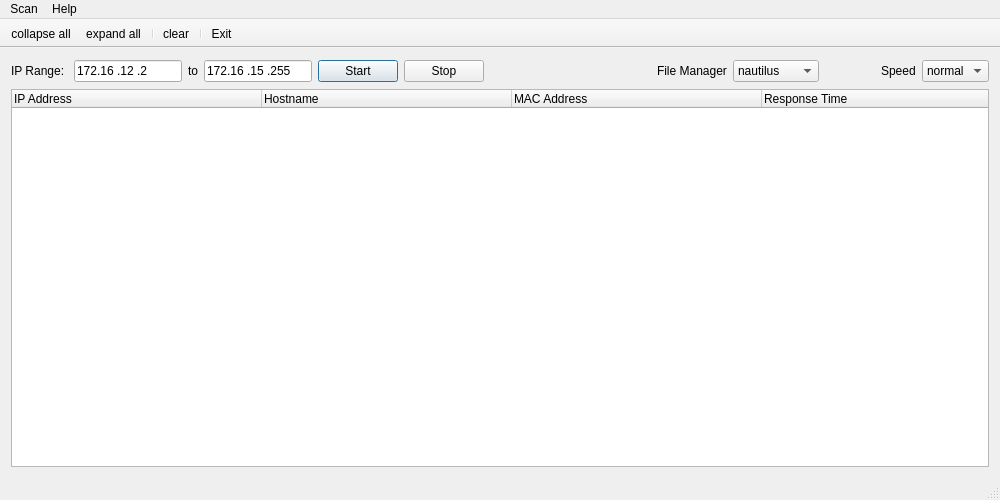
<?xml version="1.0" encoding="UTF-8"?>
<ui version="4.0">
 <class>ShareScanner</class>
 <widget class="QMainWindow" name="ShareScanner">
  <property name="windowModality">
   <enum>Qt::NonModal</enum>
  </property>
  <property name="geometry">
   <rect>
    <x>0</x>
    <y>0</y>
    <width>1000</width>
    <height>500</height>
   </rect>
  </property>
  <property name="minimumSize">
   <size>
    <width>1000</width>
    <height>0</height>
   </size>
  </property>
  <property name="windowTitle">
   <string>ShareScanner</string>
  </property>
  <property name="windowIcon">
   <iconset resource="SSres.qrc">
    <normaloff>:/icons/icons/intranet.png</normaloff>:/icons/icons/intranet.png</iconset>
  </property>
  <property name="autoFillBackground">
   <bool>true</bool>
  </property>
  <property name="toolButtonStyle">
   <enum>Qt::ToolButtonFollowStyle</enum>
  </property>
  <property name="tabShape">
   <enum>QTabWidget::Rounded</enum>
  </property>
  <property name="unifiedTitleAndToolBarOnMac">
   <bool>true</bool>
  </property>
  <widget class="QWidget" name="centralWidget">
   <layout class="QVBoxLayout" name="verticalLayout">
    <item>
     <layout class="QHBoxLayout" name="horizontalLayout">
      <item>
       <widget class="QLabel" name="label">
        <property name="text">
         <string>IP Range: </string>
        </property>
       </widget>
      </item>
      <item>
       <widget class="QLineEdit" name="ip_start">
        <property name="inputMask">
         <string>000.000.000.000; </string>
        </property>
        <property name="text">
         <string>172.16.12.2</string>
        </property>
       </widget>
      </item>
      <item>
       <widget class="QLabel" name="label_2">
        <property name="text">
         <string>to</string>
        </property>
       </widget>
      </item>
      <item>
       <widget class="QLineEdit" name="ip_end">
        <property name="inputMask">
         <string>000.000.000.000; </string>
        </property>
        <property name="text">
         <string>172.16.15.255</string>
        </property>
       </widget>
      </item>
      <item>
       <widget class="QPushButton" name="startButton">
        <property name="autoFillBackground">
         <bool>false</bool>
        </property>
        <property name="text">
         <string>Start</string>
        </property>
        <property name="icon">
         <iconset resource="SSres.qrc">
          <normaloff>:/icons/icons/zmedia-playback-start.png</normaloff>:/icons/icons/zmedia-playback-start.png</iconset>
        </property>
        <property name="iconSize">
         <size>
          <width>20</width>
          <height>20</height>
         </size>
        </property>
        <property name="shortcut">
         <string>Space, Return</string>
        </property>
        <property name="autoDefault">
         <bool>true</bool>
        </property>
        <property name="default">
         <bool>true</bool>
        </property>
       </widget>
      </item>
      <item>
       <widget class="QPushButton" name="stopbutton">
        <property name="text">
         <string>Stop</string>
        </property>
        <property name="icon">
         <iconset resource="SSres.qrc">
          <normaloff>:/icons/icons/zmedia-playback-pause.png</normaloff>:/icons/icons/zmedia-playback-pause.png</iconset>
        </property>
        <property name="iconSize">
         <size>
          <width>20</width>
          <height>20</height>
         </size>
        </property>
       </widget>
      </item>
      <item>
       <spacer name="horizontalSpacer_2">
        <property name="orientation">
         <enum>Qt::Horizontal</enum>
        </property>
        <property name="sizeHint" stdset="0">
         <size>
          <width>13</width>
          <height>24</height>
         </size>
        </property>
       </spacer>
      </item>
      <item>
       <spacer name="horizontalSpacer_3">
        <property name="orientation">
         <enum>Qt::Horizontal</enum>
        </property>
        <property name="sizeHint" stdset="0">
         <size>
          <width>13</width>
          <height>18</height>
         </size>
        </property>
       </spacer>
      </item>
      <item>
       <spacer name="horizontalSpacer">
        <property name="orientation">
         <enum>Qt::Horizontal</enum>
        </property>
        <property name="sizeHint" stdset="0">
         <size>
          <width>40</width>
          <height>20</height>
         </size>
        </property>
       </spacer>
      </item>
      <item>
       <widget class="QLabel" name="label_3">
        <property name="text">
         <string>File Manager</string>
        </property>
       </widget>
      </item>
      <item>
       <widget class="QComboBox" name="chooseFileManager">
        <item>
         <property name="text">
          <string>nautilus</string>
         </property>
        </item>
        <item>
         <property name="text">
          <string>dolphin</string>
         </property>
        </item>
        <item>
         <property name="text">
          <string>konqueror</string>
         </property>
        </item>
       </widget>
      </item>
      <item>
       <spacer name="horizontalSpacer_10">
        <property name="orientation">
         <enum>Qt::Horizontal</enum>
        </property>
        <property name="sizeHint" stdset="0">
         <size>
          <width>40</width>
          <height>20</height>
         </size>
        </property>
       </spacer>
      </item>
      <item>
       <widget class="QLabel" name="label_5">
        <property name="text">
         <string>Speed</string>
        </property>
       </widget>
      </item>
      <item>
       <widget class="QComboBox" name="chooseSpeed">
        <property name="currentIndex">
         <number>1</number>
        </property>
        <item>
         <property name="text">
          <string>fast</string>
         </property>
        </item>
        <item>
         <property name="text">
          <string>normal</string>
         </property>
        </item>
        <item>
         <property name="text">
          <string>slow</string>
         </property>
        </item>
       </widget>
      </item>
     </layout>
    </item>
    <item>
     <widget class="QTreeWidget" name="treeWidget">
      <property name="autoFillBackground">
       <bool>false</bool>
      </property>
      <property name="frameShape">
       <enum>QFrame::StyledPanel</enum>
      </property>
      <property name="frameShadow">
       <enum>QFrame::Sunken</enum>
      </property>
      <property name="verticalScrollBarPolicy">
       <enum>Qt::ScrollBarAsNeeded</enum>
      </property>
      <property name="editTriggers">
       <set>QAbstractItemView::NoEditTriggers</set>
      </property>
      <property name="tabKeyNavigation">
       <bool>true</bool>
      </property>
      <property name="showDropIndicator" stdset="0">
       <bool>true</bool>
      </property>
      <property name="dragEnabled">
       <bool>false</bool>
      </property>
      <property name="alternatingRowColors">
       <bool>true</bool>
      </property>
      <property name="selectionMode">
       <enum>QAbstractItemView::SingleSelection</enum>
      </property>
      <property name="selectionBehavior">
       <enum>QAbstractItemView::SelectRows</enum>
      </property>
      <property name="iconSize">
       <size>
        <width>20</width>
        <height>20</height>
       </size>
      </property>
      <property name="indentation">
       <number>20</number>
      </property>
      <property name="sortingEnabled">
       <bool>false</bool>
      </property>
      <property name="animated">
       <bool>true</bool>
      </property>
      <property name="wordWrap">
       <bool>true</bool>
      </property>
      <property name="headerHidden">
       <bool>false</bool>
      </property>
      <property name="columnCount">
       <number>4</number>
      </property>
      <attribute name="headerCascadingSectionResizes">
       <bool>true</bool>
      </attribute>
      <attribute name="headerDefaultSectionSize">
       <number>250</number>
      </attribute>
      <attribute name="headerHighlightSections">
       <bool>true</bool>
      </attribute>
      <attribute name="headerStretchLastSection">
       <bool>true</bool>
      </attribute>
      <column>
       <property name="text">
        <string>IP Address</string>
       </property>
      </column>
      <column>
       <property name="text">
        <string>Hostname</string>
       </property>
       <property name="font">
        <font>
         <strikeout>false</strikeout>
         <kerning>true</kerning>
        </font>
       </property>
      </column>
      <column>
       <property name="text">
        <string>MAC Address</string>
       </property>
       <property name="font">
        <font>
         <strikeout>false</strikeout>
         <kerning>true</kerning>
        </font>
       </property>
      </column>
      <column>
       <property name="text">
        <string>Response Time</string>
       </property>
       <property name="font">
        <font>
         <underline>false</underline>
         <strikeout>false</strikeout>
        </font>
       </property>
      </column>
     </widget>
    </item>
   </layout>
  </widget>
  <widget class="QMenuBar" name="menuBar">
   <property name="geometry">
    <rect>
     <x>0</x>
     <y>0</y>
     <width>1000</width>
     <height>23</height>
    </rect>
   </property>
   <widget class="QMenu" name="menuScan">
    <property name="title">
     <string>Scan</string>
    </property>
    <addaction name="actionNewScan"/>
    <addaction name="actionStart"/>
    <addaction name="actionStop"/>
    <addaction name="separator"/>
    <addaction name="actionExit"/>
   </widget>
   <widget class="QMenu" name="menuHelp">
    <property name="title">
     <string>Help</string>
    </property>
    <addaction name="separator"/>
    <addaction name="actionAbout"/>
    <addaction name="actionLicense"/>
    <addaction name="separator"/>
    <addaction name="actionCheckUpdate"/>
   </widget>
   <addaction name="menuScan"/>
   <addaction name="menuHelp"/>
  </widget>
  <widget class="QToolBar" name="toolBar">
   <property name="windowTitle">
    <string>toolBar</string>
   </property>
   <property name="movable">
    <bool>false</bool>
   </property>
   <attribute name="toolBarArea">
    <enum>TopToolBarArea</enum>
   </attribute>
   <attribute name="toolBarBreak">
    <bool>false</bool>
   </attribute>
   <addaction name="actionCollapseAll"/>
   <addaction name="actionExpandAll"/>
   <addaction name="separator"/>
   <addaction name="actionClear"/>
   <addaction name="separator"/>
   <addaction name="actionExit"/>
  </widget>
  <widget class="QStatusBar" name="statusBar"/>
  <action name="actionExpandAll">
   <property name="icon">
    <iconset resource="SSres.qrc">
     <normaloff>:/icons/icons/tree_diagramm_new.png</normaloff>:/icons/icons/tree_diagramm_new.png</iconset>
   </property>
   <property name="text">
    <string>expand all</string>
   </property>
  </action>
  <action name="actionClear">
   <property name="icon">
    <iconset resource="SSres.qrc">
     <normaloff>:/icons/icons/gnome_edit_clear.png</normaloff>:/icons/icons/gnome_edit_clear.png</iconset>
   </property>
   <property name="text">
    <string>clear</string>
   </property>
   <property name="toolTip">
    <string>clear</string>
   </property>
  </action>
  <action name="actionCollapseAll">
   <property name="icon">
    <iconset resource="SSres.qrc">
     <normaloff>:/icons/icons/tree_diagramm_delete.png</normaloff>:/icons/icons/tree_diagramm_delete.png</iconset>
   </property>
   <property name="text">
    <string>collapse all</string>
   </property>
  </action>
  <action name="actionNewScan">
   <property name="icon">
    <iconset resource="SSres.qrc">
     <normaloff>:/icons/icons/gnome_edit_clear.png</normaloff>:/icons/icons/gnome_edit_clear.png</iconset>
   </property>
   <property name="text">
    <string>New</string>
   </property>
   <property name="shortcut">
    <string>Ctrl+N</string>
   </property>
   <property name="iconVisibleInMenu">
    <bool>true</bool>
   </property>
  </action>
  <action name="actionExit">
   <property name="icon">
    <iconset resource="SSres.qrc">
     <normaloff>:/icons/icons/edit-delete.png</normaloff>:/icons/icons/edit-delete.png</iconset>
   </property>
   <property name="text">
    <string>Exit</string>
   </property>
   <property name="shortcut">
    <string>Ctrl+Q</string>
   </property>
   <property name="iconVisibleInMenu">
    <bool>true</bool>
   </property>
  </action>
  <action name="actionAbout">
   <property name="icon">
    <iconset resource="SSres.qrc">
     <normaloff>:/icons/icons/user-identity.png</normaloff>:/icons/icons/user-identity.png</iconset>
   </property>
   <property name="text">
    <string>About</string>
   </property>
   <property name="iconVisibleInMenu">
    <bool>true</bool>
   </property>
  </action>
  <action name="actionCheckUpdate">
   <property name="icon">
    <iconset resource="SSres.qrc">
     <normaloff>:/icons/icons/intranet.png</normaloff>:/icons/icons/intranet.png</iconset>
   </property>
   <property name="text">
    <string>Check for an update</string>
   </property>
   <property name="iconVisibleInMenu">
    <bool>true</bool>
   </property>
  </action>
  <action name="actionFind">
   <property name="icon">
    <iconset resource="SSres.qrc">
     <normaloff>:/icons/icons/gtk-find-and-replace.png</normaloff>:/icons/icons/gtk-find-and-replace.png</iconset>
   </property>
   <property name="text">
    <string>find</string>
   </property>
   <property name="shortcut">
    <string>Ctrl+F</string>
   </property>
  </action>
  <action name="actionLicense">
   <property name="text">
    <string>License</string>
   </property>
  </action>
  <action name="actionSettings">
   <property name="text">
    <string>Settings</string>
   </property>
   <property name="shortcut">
    <string>Ctrl+S</string>
   </property>
  </action>
  <action name="actionStart">
   <property name="icon">
    <iconset resource="SSres.qrc">
     <normaloff>:/icons/icons/zmedia-playback-start.png</normaloff>:/icons/icons/zmedia-playback-start.png</iconset>
   </property>
   <property name="text">
    <string>Start</string>
   </property>
   <property name="iconVisibleInMenu">
    <bool>true</bool>
   </property>
  </action>
  <action name="actionStop">
   <property name="icon">
    <iconset resource="SSres.qrc">
     <normaloff>:/icons/icons/zmedia-playback-pause.png</normaloff>:/icons/icons/zmedia-playback-pause.png</iconset>
   </property>
   <property name="text">
    <string>Stop</string>
   </property>
   <property name="iconVisibleInMenu">
    <bool>true</bool>
   </property>
  </action>
 </widget>
 <layoutdefault spacing="6" margin="11"/>
 <resources>
  <include location="SSres.qrc"/>
 </resources>
 <connections/>
</ui>
